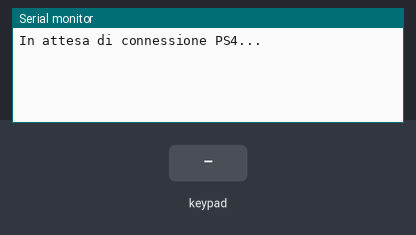
Bench run of a sketch on a simulated ESP32. Shown: the last lines printed to the serial monitor. Inputs (shaded band) come from the test bench. Nothing arrives over Bluetooth unless stated.

Above: at 1.2 s.
1.3 s: key 'X' pressed
At 2.3 s:
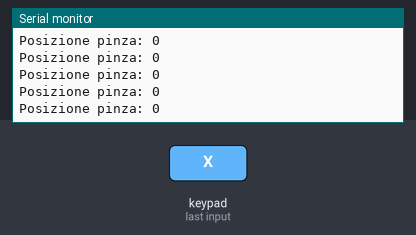
3.2 s: key 'T' pressed
At 4.4 s:
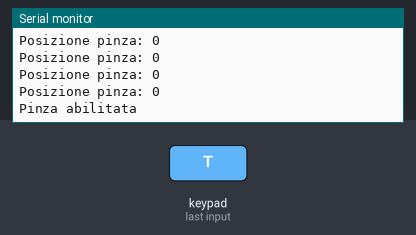
4.7 s: key 'O' pressed
At 5.5 s:
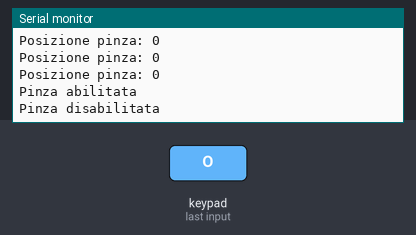

The sketch:

ricevitore.ino
```cpp
#include <Arduino.h>
#include <PS4Controller.h>
#include <Stepper.h>

// ===== MAC PS4 =====
#define PS4_MAC "b0:52:16:f4:a3:54"

// ===== PIN STEPPER 28BYJ-48 =====
#define PINZA_IN1 27
#define PINZA_IN2 14
#define PINZA_IN3 12
#define PINZA_IN4 13

// ===== CONFIGURAZIONE STEPPER =====
#define STEPS_PER_REV 2048   // Passi per rotazione completa del 28BYJ-48 (32 step * 64:1 rapporto di riduzione)
#define MAX_SPEED 12          // RPM massimi (il 28BYJ-48 è lento, 12-15 RPM è tipico)

// ===== SETTINGS CONTROLLER =====
#define DEADZONE_THRESHOLD 15
#define TRIGGER_THRESHOLD 25  // Soglia per i trigger R2/L2

// Inizializzazione stepper
Stepper pinzaStepper(STEPS_PER_REV, PINZA_IN1, PINZA_IN3, PINZA_IN2, PINZA_IN4);

// Variabili di stato
bool pinzaEnabled = false;
int pinzaPosition = 0;          // Tiene traccia della posizione della pinza
int pinzaMaxPosition = 2000;     // Posizione massima (corsa totale)
bool pinzaMoving = false;

void setup() {
  Serial.begin(115200);

  // Imposta velocità stepper
  pinzaStepper.setSpeed(MAX_SPEED);

  // Connessione PS4
  PS4.begin(PS4_MAC);
  Serial.println("In attesa di connessione PS4...");
}

void loop() {
  if (PS4.isConnected()) {
    // Controllo Pinza
    controlPinza();

    // Visualizza stato
    if (PS4.Cross()) {
      Serial.print("Posizione pinza: ");
      Serial.println(pinzaPosition);
    }

    // Abilita/disabilita pinza
    if (PS4.Triangle() && !pinzaEnabled) {
      pinzaEnabled = true;
      Serial.println("Pinza abilitata");
    }
    if (PS4.Circle() && pinzaEnabled) {
      pinzaEnabled = false;
      disableStepper();
      Serial.println("Pinza disabilitata");
    }
  }

  delay(10); // Breve pausa per stabilità
}

void controlPinza() {
  if (!pinzaEnabled) return;

  // Utilizzo dei trigger R2 e L2 per aprire e chiudere la pinza
  int r2Value = PS4.R2Value();
  int l2Value = PS4.L2Value();

  // Inizializza movimenti di pinza
  int stepsToMove = 0;

  // Apri pinza (R2)
  if (r2Value > TRIGGER_THRESHOLD && pinzaPosition < pinzaMaxPosition) {
    stepsToMove = map(r2Value, TRIGGER_THRESHOLD, 255, 1, 5);
    if (pinzaPosition + stepsToMove > pinzaMaxPosition) {
      stepsToMove = pinzaMaxPosition - pinzaPosition;
    }
    if (stepsToMove > 0) {
      pinzaStepper.step(stepsToMove);
      pinzaPosition += stepsToMove;
      pinzaMoving = true;
    }
  }
  // Chiudi pinza (L2)
  else if (l2Value > TRIGGER_THRESHOLD && pinzaPosition > 0) {
    stepsToMove = map(l2Value, TRIGGER_THRESHOLD, 255, 1, 5);
    if (pinzaPosition - stepsToMove < 0) {
      stepsToMove = pinzaPosition;
    }
    if (stepsToMove > 0) {
      pinzaStepper.step(-stepsToMove);
      pinzaPosition -= stepsToMove;
      pinzaMoving = true;
    }
  } else {
    // Nessun movimento attivo
    if (pinzaMoving) {
      pinzaMoving = false;
    }
  }

  // Bottoni per apertura/chiusura rapida
  if (PS4.R1()) {
    // Apri completamente
    int stepsRemaining = pinzaMaxPosition - pinzaPosition;
    if (stepsRemaining > 0) {
      pinzaStepper.step(stepsRemaining);
      pinzaPosition = pinzaMaxPosition;
    }
  }

  if (PS4.L1()) {
    // Chiudi completamente
    if (pinzaPosition > 0) {
      pinzaStepper.step(-pinzaPosition);
      pinzaPosition = 0;
    }
  }
}

void disableStepper() {
  // Disattiva le bobine del motore per risparmiare energia
  digitalWrite(PINZA_IN1, LOW);
  digitalWrite(PINZA_IN2, LOW);
  digitalWrite(PINZA_IN3, LOW);
  digitalWrite(PINZA_IN4, LOW);
}
```

Measured:
- after the input at 1.3 s, the serial monitor: prints a new line at once (image 1)
- after the input at 3.2 s, the serial monitor: prints a new line at once (image 2)
- after the input at 4.7 s, the serial monitor: prints a new line at once (image 3)
